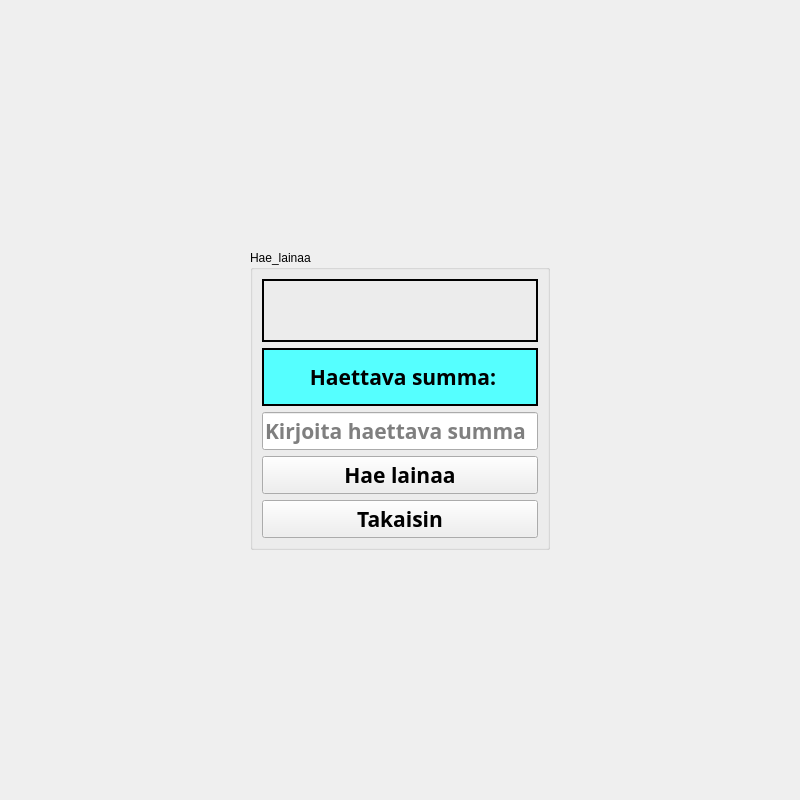
<?xml version="1.0" encoding="UTF-8"?>
<ui version="4.0">
 <class>Hae_Lainaa</class>
 <widget class="QWidget" name="Hae_Lainaa">
  <property name="geometry">
   <rect>
    <x>0</x>
    <y>0</y>
    <width>800</width>
    <height>800</height>
   </rect>
  </property>
  <property name="windowTitle">
   <string>Form</string>
  </property>
  <widget class="QGroupBox" name="groupBox_Hae_lainaa">
   <property name="geometry">
    <rect>
     <x>250</x>
     <y>250</y>
     <width>300</width>
     <height>300</height>
    </rect>
   </property>
   <property name="title">
    <string>Hae_lainaa</string>
   </property>
   <layout class="QVBoxLayout" name="verticalLayout_3">
    <item>
     <layout class="QVBoxLayout" name="verticalLayout">
      <item>
       <layout class="QVBoxLayout" name="verticalLayout_2">
        <item>
         <widget class="QLabel" name="label_info">
          <property name="font">
           <font>
            <family>Century Gothic</family>
            <pointsize>16</pointsize>
            <weight>75</weight>
            <bold>true</bold>
           </font>
          </property>
          <property name="frameShape">
           <enum>QFrame::WinPanel</enum>
          </property>
          <property name="text">
           <string>&lt;html&gt;&lt;head/&gt;&lt;body&gt;&lt;p align=&quot;center&quot;&gt;&lt;br/&gt;&lt;/p&gt;&lt;/body&gt;&lt;/html&gt;</string>
          </property>
         </widget>
        </item>
        <item>
         <widget class="QLabel" name="label_Laina_suurus">
          <property name="font">
           <font>
            <family>Century Gothic</family>
            <pointsize>16</pointsize>
            <weight>75</weight>
            <bold>true</bold>
           </font>
          </property>
          <property name="styleSheet">
           <string notr="true">background-color: rgb(85, 255, 255);</string>
          </property>
          <property name="frameShape">
           <enum>QFrame::WinPanel</enum>
          </property>
          <property name="text">
           <string>&lt;html&gt;&lt;head/&gt;&lt;body&gt;&lt;p align=&quot;center&quot;&gt;Haettava summa:&lt;/p&gt;&lt;/body&gt;&lt;/html&gt;</string>
          </property>
         </widget>
        </item>
        <item>
         <widget class="QLineEdit" name="lineEdit_Summa">
          <property name="font">
           <font>
            <family>Century Gothic</family>
            <pointsize>16</pointsize>
            <weight>75</weight>
            <bold>true</bold>
           </font>
          </property>
          <property name="placeholderText">
           <string>Kirjoita haettava summa</string>
          </property>
         </widget>
        </item>
       </layout>
      </item>
      <item>
       <widget class="QPushButton" name="pushButton_HaeLainaa">
        <property name="font">
         <font>
          <family>Century Gothic</family>
          <pointsize>16</pointsize>
          <weight>75</weight>
          <bold>true</bold>
         </font>
        </property>
        <property name="text">
         <string>Hae lainaa</string>
        </property>
       </widget>
      </item>
      <item>
       <widget class="QPushButton" name="pushButton_Takaisin">
        <property name="font">
         <font>
          <family>Century Gothic</family>
          <pointsize>16</pointsize>
          <weight>75</weight>
          <bold>true</bold>
         </font>
        </property>
        <property name="text">
         <string>Takaisin</string>
        </property>
       </widget>
      </item>
     </layout>
    </item>
   </layout>
  </widget>
 </widget>
 <resources/>
 <connections/>
</ui>
